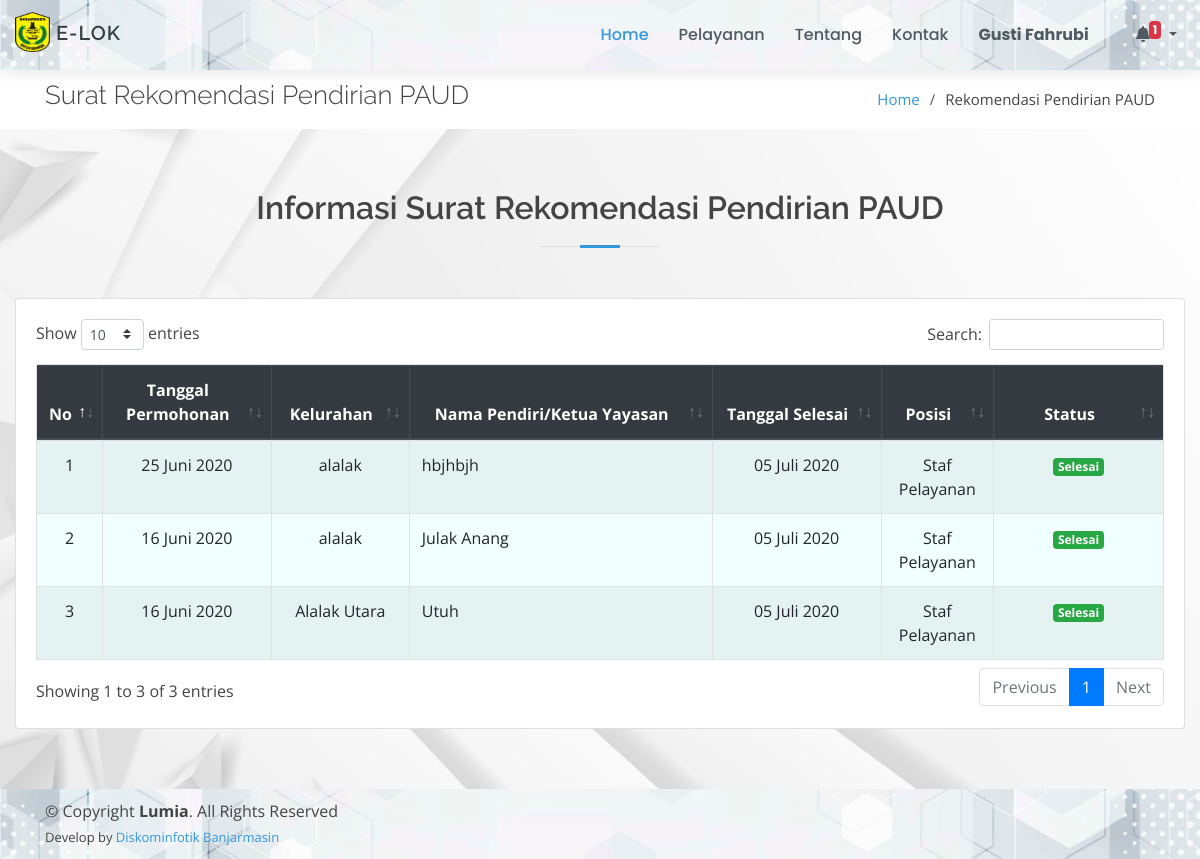
Page /page/rekomendasi-pendirian-paud/index.php (signed in) on the committed database.
### tables this page shows
CREATE TABLE `rekomendasi_pendirian_paud` (
  `id_rpp` int(11) NOT NULL,
  `tgl_permohonan` date NOT NULL,
  `kelurahan` varchar(50) NOT NULL,
  `nama_pendiri` varchar(50) NOT NULL,
  `alamat` text NOT NULL,
  `nama_sekolah` text NOT NULL,
  `alamat_sekolah` text NOT NULL,
  `keterangan` text,
  `tgl_selesai` date DEFAULT NULL,
  `id_posisi` int(11) NOT NULL,
  `status` varchar(30) NOT NULL
);

CREATE TABLE `posisi_berkas` (
  `id_posisi` int(11) NOT NULL,
  `posisi` text NOT NULL
);

### config/config.php (called while the page is built, shortened)
<?php
function base_url($url = null)
{
	$base_url = "http://localhost/layanan-kecamatan";
	if ($url != null) {
		return $base_url . "/" . $url;
	} else {
		return $base_url;
	}
}
$no = 1;

### config/bulan.php (called while the page is built, shortened)
<?php
$bln = array(
    '01' => 'Januari',
    '02' => 'Februari',
    '03' => 'Maret',
    '04' => 'April',
    '05' => 'Mei',
    '06' => 'Juni',
    '07' => 'Juli',
    '08' => 'Agustus',
    '09' => 'September',
    '10' => 'Oktober',
    '11' => 'November',
    '12' => 'Desember'
);

### page/rekomendasi-pendirian-paud/index.php (the view, shortened to what this page needs)
<!DOCTYPE html>
<html lang="en">
<?php
include_once "../../config/config.php";
include_once "../../config/bulan.php";
include_once "../../template/ui/head.php";
?>
<body>
    <?php include_once "../../template/ui/header.php"; ?>
    <main id="main">
        <section id="breadcrumbs" class="breadcrumbs">
            <div class="container">
                <div class="d-flex justify-content-between align-items-center">
                    <h2>Surat Rekomendasi Pendirian PAUD</h2>
                    <ol>
                        <li><a href="<?= base_url(); ?>">Home</a></li>
                        <li>Rekomendasi Pendirian PAUD</li>
                    </ol>
                </div>
            </div>
        </section>
        <section id="services" class="services graform">
            <div class="container-fluid">
                <div class="section-title">
                    <h2>Informasi Surat Rekomendasi Pendirian PAUD</h2>
                </div>
                <div class="row">
                    <div class="col-md-12">
                        <div class="card">
                            <div class="card-body">
                                <div class="table-responsive">
                                    <table class="table table-bordered table-striped" id="example1">
                                        <thead class="thead-dark">
                                            <tr align="center">
                                                <th>No</th>
                                                <th>Tanggal Permohonan</th>
                                                <th>Kelurahan</th>
                                                <th>Nama Pendiri/Ketua Yayasan</th>
                                                <th>Tanggal Selesai</th>
                                                <th>Posisi</th>
                                                <th>Status</th>
                                            </tr>
                                        </thead>
                                        <tbody style="background-color: azure">
                                            <?php
                                            $data = $koneksi->query("SELECT * FROM rekomendasi_pendirian_paud ORDER BY id_rpp DESC");
                                            foreach ($data as $row) {
                                                $po = $koneksi->query("SELECT * FROM posisi_berkas WHERE id_posisi = '$row[id_posisi]'")->fetch_array();
                                            ?>
                                                <tr align="center">
                                                    <td width="5%"><?= $no++; ?></td>
                                                    <td width="15%">
                                                        <?=
                                                            date('d', strtotime($row['tgl_permohonan'])) . " " .
                                                                $bln[date('m', strtotime($row['tgl_permohonan']))] . " " .
                                                                date('Y', strtotime($row['tgl_permohonan']));
                                                        ?>
                                                    </td>
                                                    <td><?= $row['kelurahan'] ?></td>
                                                    <td align="left"><?= $row['nama_pendiri'] ?></td>
                                                    <td width="15%">
                                                        <?php
                                                        if ($row['tgl_selesai']) {
                                                            echo
                                                                date('d', strtotime($row['tgl_selesai'])) . " " .
                                                                    $bln[date('m', strtotime($row['tgl_selesai']))] . " " .
                                                                    date('Y', strtotime($row['tgl_selesai']));
                                                        } else {
                                                            echo "-";
                                                        }
                                                        ?>
                                                    </td>
                                                    <td width="10%"><?= $po['posisi'] ?></td>
                                                    <td width="15%">
                                                        <?php
                                                        if ($row['status'] == "Belum Diproses") {
                                                            echo "<span class='badge badge-danger'>" . $row['status'] . "</span>";
                                                        } elseif ($row['status'] == "Dalam Proses") {
                                                            echo "<span class='badge badge-warning'>" . $row['status'] . "</span>";
                                                        } else {
                                                            echo "<span class='badge badge-success'>" . $row['status'] . "</span>";
                                                        }
                                                        ?>
                                                    </td>
                                                </tr>
                                            <?php } ?>
                                        </tbody>
                                    </table>
                                </div>
                            </div>
                        </div>
                    </div>
                </div>
            </div>
        </section>
    </main>
    <?php include_once "../../template/ui/footer.php"; ?>
</body>
</html>

### assets/ui/assets/css/style.css (style rules this page uses)
body { font-family: "Open Sans", sans-serif; color: #444444; }
a { color: #3498db; }
h1, h2, h3, h4, h5, h6 { font-family: "Raleway", sans-serif; }
section { padding: 60px 0; }
.section-title { text-align: center; padding-bottom: 30px; }
.section-title h2 { font-size: 32px; font-weight: 600; margin-bottom: 20px; padding-bottom: 20px; position: relative; }
.section-title h2::before { content: ''; position: absolute; display: block; width: 120px; height: 1px; background: #ddd; bottom: 1px; left: calc(50% - 60px); }
.section-title h2::after { content: ''; position: absolute; display: block; width: 40px; height: 3px; background: #3498db; bottom: 0; left: calc(50% - 20px); }
.breadcrumbs { padding: 10px 0; margin-top: 70px; background-color: #fff; }
.breadcrumbs h2 { font-size: 26px; font-weight: 300; }
.breadcrumbs ol { display: flex; flex-wrap: wrap; list-style: none; padding: 0; margin: 0; font-size: 15px; }
.breadcrumbs ol li+li { padding-left: 10px; }
.breadcrumbs ol li+li::before { display: inline-block; padding-right: 10px; color: #4f5a62; content: "/"; }
.graform { background: url('../../../bg-cover/putih2.jpg') center center no-repeat; background-size: cover; position: relative; }

### rows in the picture
rekomendasi_pendirian_paud: tgl_permohonan "25", tgl_permohonan "Juni", tgl_permohonan "2020", kelurahan "alalak", nama_pendiri "hbjhbjh", tgl_selesai "05", tgl_selesai "Juli", tgl_selesai "2020", id_posisi.posisi "Staf Pelayanan", status "Selesai"
rekomendasi_pendirian_paud: tgl_permohonan "16", tgl_permohonan "Juni", tgl_permohonan "2020", kelurahan "alalak", nama_pendiri "Julak Anang", tgl_selesai "05", tgl_selesai "Juli", tgl_selesai "2020", id_posisi.posisi "Staf Pelayanan", status "Selesai"
rekomendasi_pendirian_paud: tgl_permohonan "16", tgl_permohonan "Juni", tgl_permohonan "2020", kelurahan "Alalak Utara", nama_pendiri "Utuh", tgl_selesai "05", tgl_selesai "Juli", tgl_selesai "2020", id_posisi.posisi "Staf Pelayanan", status "Selesai"

### other values in the picture
$_SESSION['nama'] "Gusti Fahrubi"
$jmltotal "1"
